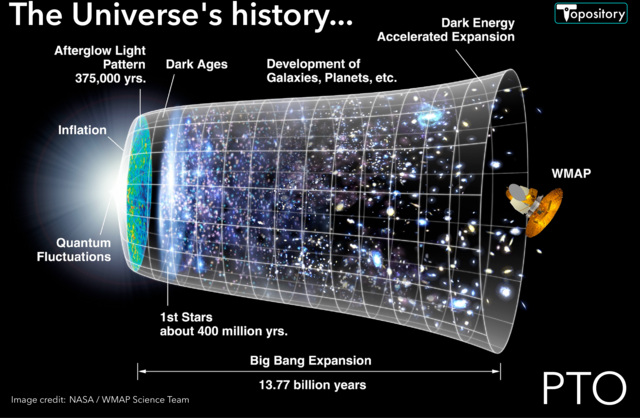
#> input picture media/images/products/2025/12/Sagan_01_page_1.png, 640 x 418 px; its folder holds only this picture in this run
$ python check_image_edges.py
#> lines starting #> are read from the running program, lines starting #| are printed output that depends on the picture
#!/usr/bin/env python3
"""Review product images against a black background, one image at a time.

Run from the ``Topository_01`` directory:

    python3 utils/check_image_edges.py

Controls: N = next, P = previous, Q = quit.
"""

from pathlib import Path

from PIL import Image, ImageOps


IMAGE_DIRECTORY = Path(
    "/Users/david/PycharmProjects/DjangoProject/Topository_01/media/images/products/2025/12"
)
IMAGE_EXTENSIONS = {".jpg", ".png"}
BACKGROUND = (0, 0, 0, 255)
PADDING = 40


def image_paths(directory: Path) -> list[Path]:
    """Return the supported images in a stable, alphabetical order."""
    return sorted(
        path
        for path in directory.iterdir()
        if path.is_file() and path.suffix.lower() in IMAGE_EXTENSIONS
    )


def black_background_preview(path: Path) -> Image.Image:
    """Place an image on a black opaque canvas so edge artefacts are visible."""
    with Image.open(path) as source:
#> source is the input picture: PIL image 640x418 RGBA; mean R, G, B, A 43.5, 46.2, 50.7, 255
        image = ImageOps.exif_transpose(source).convert("RGBA")

    preview = Image.new(
        "RGBA",
        (image.width + PADDING * 2, image.height + PADDING * 2),
        BACKGROUND,
    )
    preview.alpha_composite(image, (PADDING, PADDING))
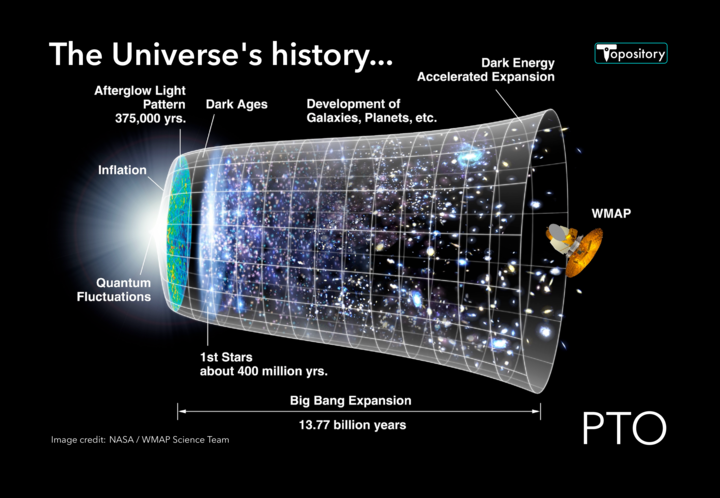
#> preview: PIL image 720x498 RGBA; mean R, G, B, A 32.4, 34.5, 37.8, 255
    return preview.convert("RGB")


def show_images(paths: list[Path]) -> None:
    """Show one preview at a time using Pillow's platform image viewer."""
    index = 0
    print("Controls: n = next, p = previous, q = quit")

    while True:
        path = paths[index]
        print(f"\n[{index + 1}/{len(paths)}] {path.name}")
        black_background_preview(path).show(title=f"{index + 1}/{len(paths)} — {path.name}")

#> (the run stopped early here; a loop or call above may not have finished)

$ run again, on media/images/products/2025/12/coelocanth.png
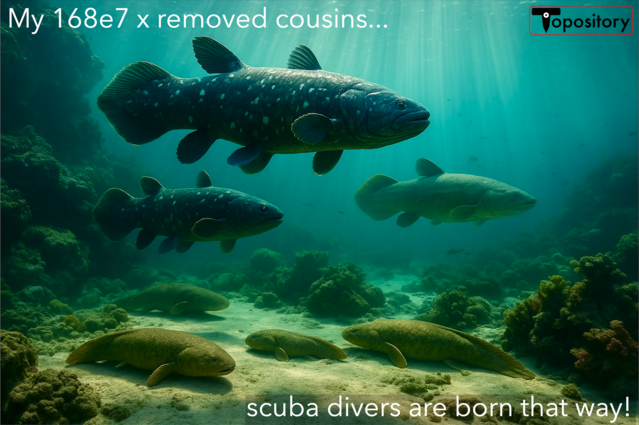
#> input picture media/images/products/2025/12/coelocanth.png, 639 x 425 px
#> in black_background_preview, source is the input picture: PIL image 639x425 RGBA; mean R, G, B, A 30.4, 100, 80.3, 255
#> in black_background_preview, `preview.alpha_composite(image, (PADDING, PADDING))`:
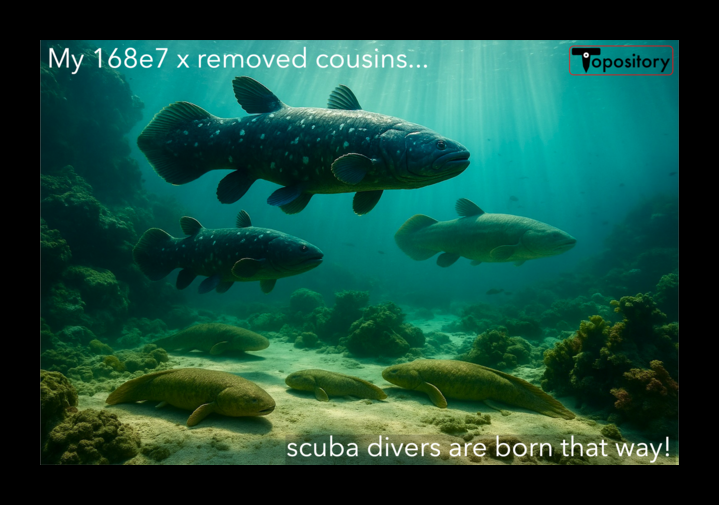
#> preview: PIL image 719x505 RGBA; mean R, G, B, A 22.7, 74.8, 60.1, 255

$ run again, on media/images/products/2025/12/Sagan_01_page_2.png
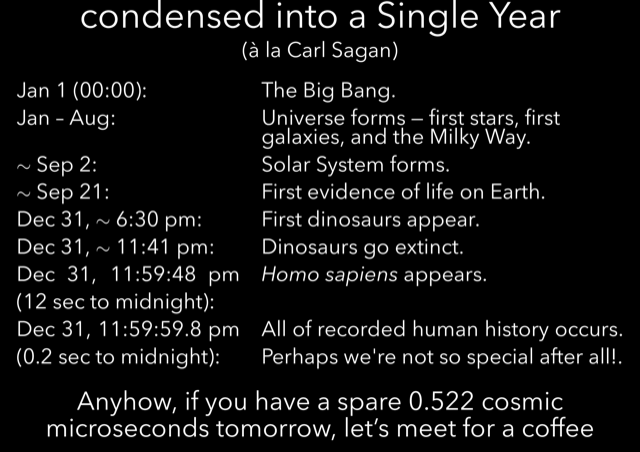
#> input picture media/images/products/2025/12/Sagan_01_page_2.png, 640 x 452 px
#> in black_background_preview, source is the input picture: PIL image 640x452 RGB; min 0, max 255, mean 17.6
#> in black_background_preview, `preview.alpha_composite(image, (PADDING, PADDING))`:
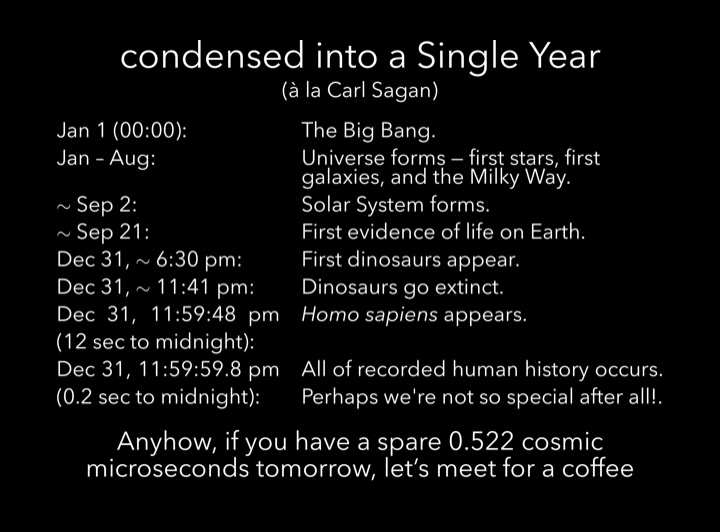
#> preview: PIL image 720x532 RGBA; mean R, G, B, A 13.3, 13.3, 13.3, 255
